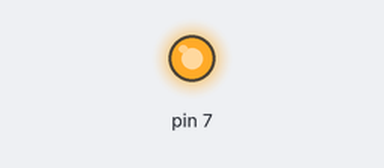
A sketch run on a simulated Arduino Uno, built with avr-gcc and run on an emulated ATmega328P. Shown: output pins drawn as LEDs (lit = HIGH).

Above: at 1.0 s.
At 5.5 s:
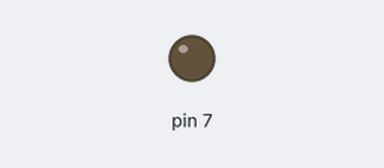
Timing chart, 0 to 6.9 s (numbered marks = the images above):
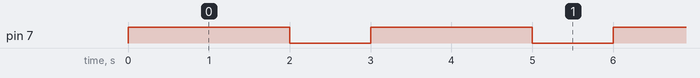

Measured:
- by itself, pin 7: alternates HIGH for 2.0 s and LOW for 1.0 s

The sketch:

piscar_led.ino
```cpp
//Progama que envia sinal alto para saida 7,
//aguarde 1 segundo e repita novamente
void setup() {
  //
  pinMode (7,OUTPUT);

}
//definir a parte código que se repete
void loop() {
 //envia sinal alto
 digitalWrite (7, HIGH);
 delay (2000);
 //envia sinal baixo
 digitalWrite (7, LOW);
 delay (1000);
}
```
